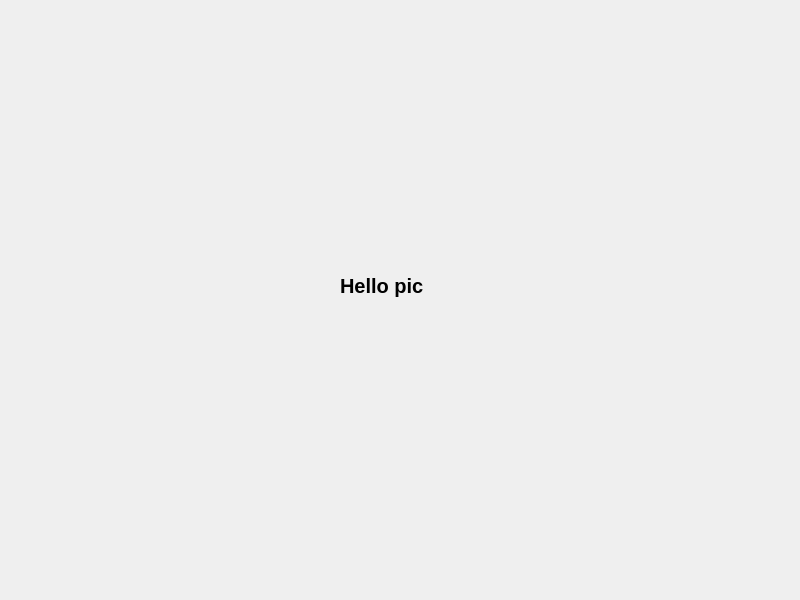
<?xml version="1.0" encoding="UTF-8"?>
<ui version="4.0">
 <class>widget</class>
 <widget class="QWidget" name="widget">
  <property name="geometry">
   <rect>
    <x>0</x>
    <y>0</y>
    <width>800</width>
    <height>600</height>
   </rect>
  </property>
  <property name="windowTitle">
   <string>widget</string>
  </property>
  <widget class="QLabel" name="label">
   <property name="geometry">
    <rect>
     <x>340</x>
     <y>250</y>
     <width>151</width>
     <height>71</height>
    </rect>
   </property>
   <property name="font">
    <font>
     <pointsize>15</pointsize>
     <italic>false</italic>
     <bold>true</bold>
     <underline>false</underline>
    </font>
   </property>
   <property name="text">
    <string>Hello pic</string>
   </property>
  </widget>
 </widget>
 <resources/>
 <connections/>
</ui>
